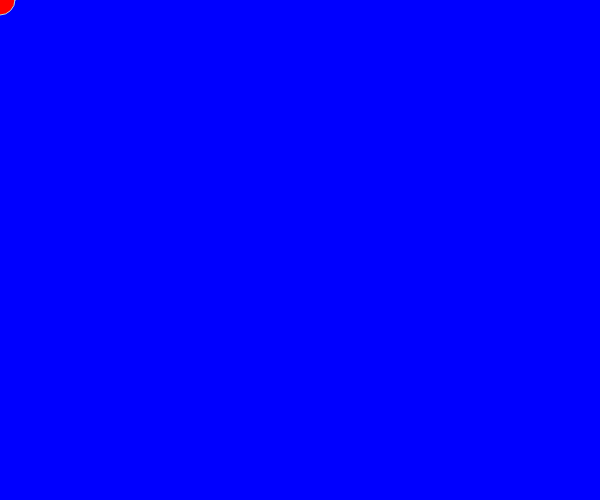
Frame 1 (no input)
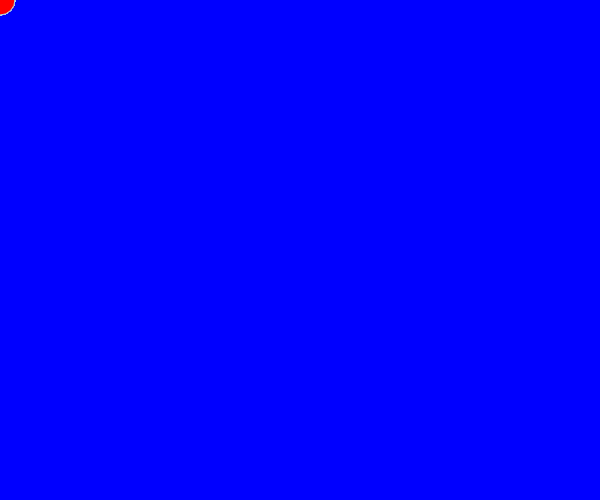
Frame 60 (no input)
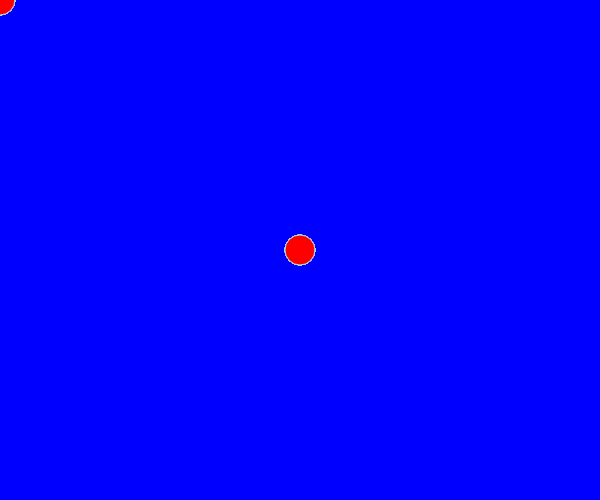
Frame 120 (the mouse pressed at the canvas centre since frame 60)

The p5.js sketch that drew these frames (run headless with seeded random() and noise() and a simulated clock; from frame 60 on, the mouse is pressed at the canvas centre):

// p5.js sketch
// ── sketch.js
function setup() {
  createCanvas(600, 500);
  background("blue");
}

function draw() {
  fill("red");
  stroke("lightblue");
  if (mouseIsPressed);{
  circle(mouseX, mouseY, 30, 50);
}
}
